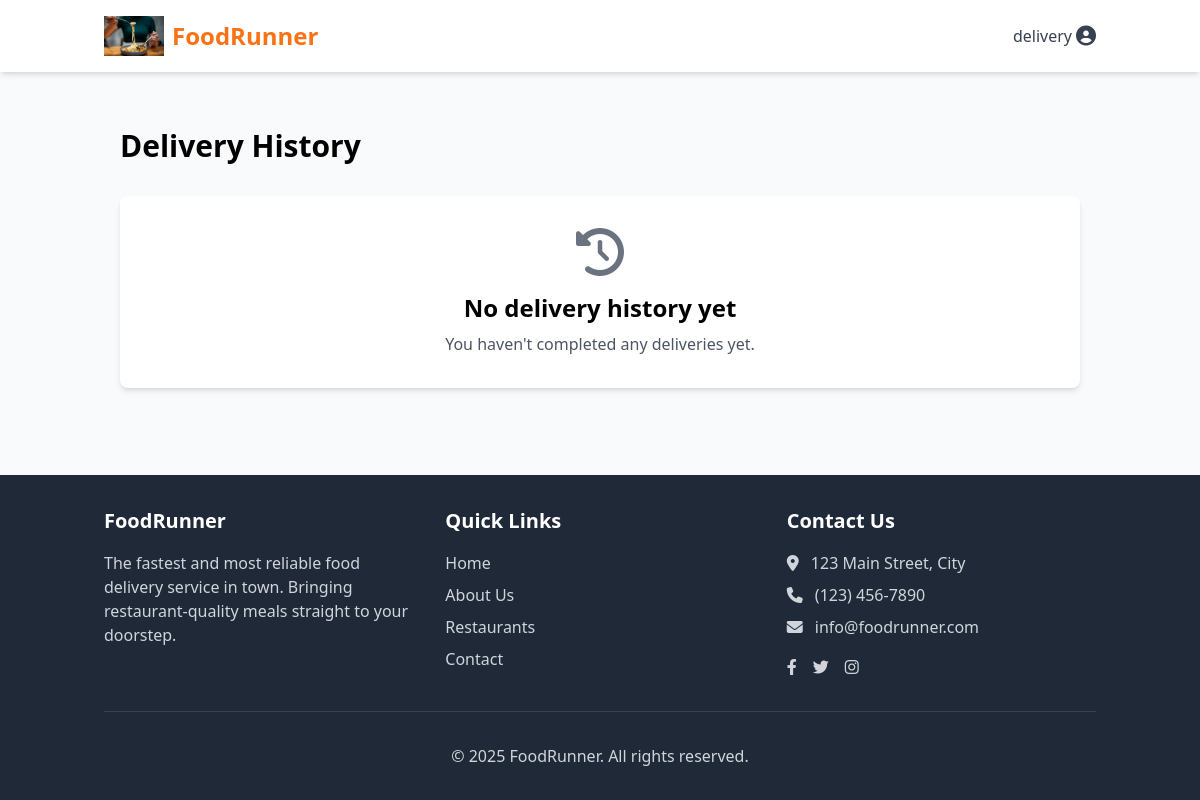
Before: /delivery/history/ (signed in) with the older database file.
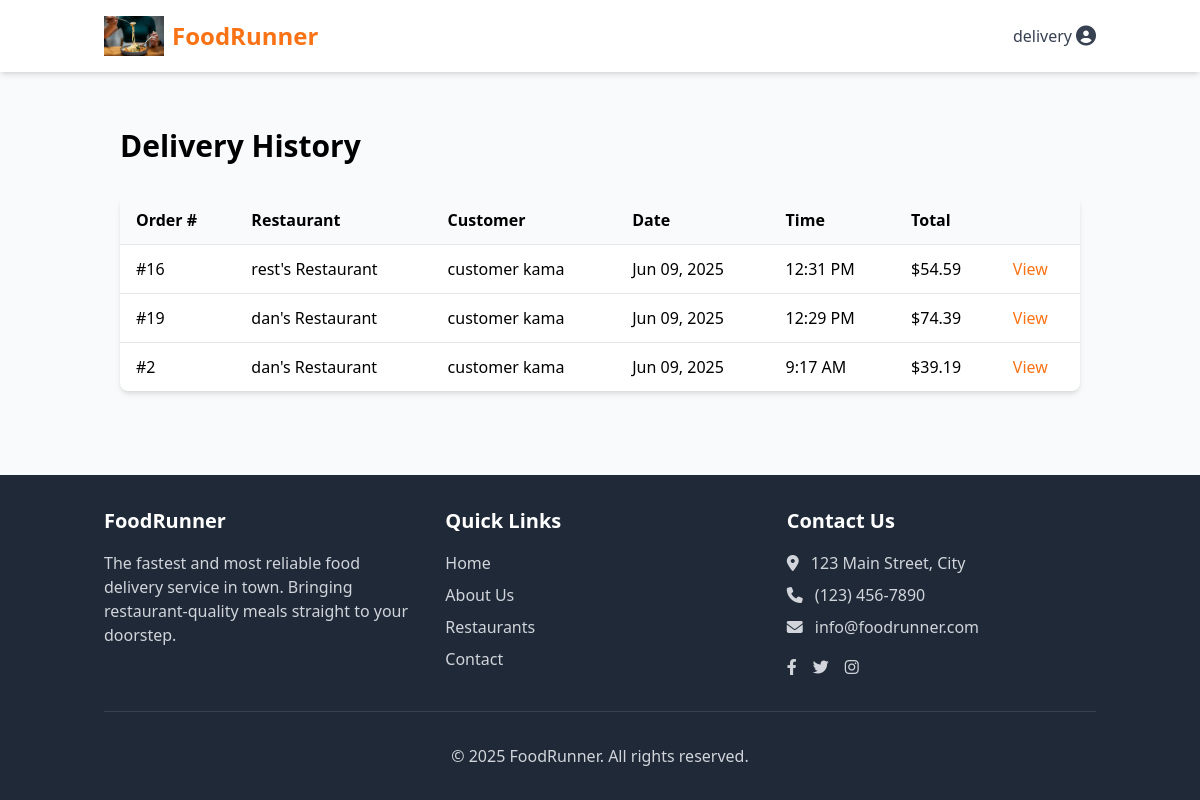
After: the same page with the newer database file.
### customers/models.py (models this page shows, shortened)
class Order(models.Model):
    STATUS_CHOICES = (
        ('pending', 'Pending'),
        ('confirmed', 'Confirmed'),
        ('preparing', 'Preparing'),
        ('ready_for_pickup', 'Ready for Pickup'),
        ('out_for_delivery', 'Out for Delivery'),
        ('delivered', 'Delivered'),
        ('cancelled', 'Cancelled'),
    )
    customer = models.ForeignKey(settings.AUTH_USER_MODEL, on_delete=models.CASCADE, related_name='orders')
    restaurant = models.ForeignKey(Restaurant, on_delete=models.CASCADE, related_name='orders')
    delivery_person = models.ForeignKey(
        settings.AUTH_USER_MODEL,
        on_delete=models.SET_NULL,
        null=True,
        blank=True,
        related_name='deliveries'
    )
    delivery_address = models.ForeignKey('core.Address', on_delete=models.SET_NULL, null=True)
    status = models.CharField(max_length=20, choices=STATUS_CHOICES, default='pending')
    total_amount = models.DecimalField(max_digits=8, decimal_places=2)
    delivery_fee = models.DecimalField(max_digits=5, decimal_places=2)
    tax_amount = models.DecimalField(max_digits=6, decimal_places=2)
    payment_status = models.CharField(max_length=20, default='pending')
    payment_method = models.CharField(max_length=50, default='stripe')
    stripe_payment_intent_id = models.CharField(max_length=255, blank=True, null=True)
    estimated_delivery_time = models.DateTimeField(null=True, blank=True)
    actual_delivery_time = models.DateTimeField(null=True, blank=True)
    special_instructions = models.TextField(blank=True)
    created_at = models.DateTimeField(auto_now_add=True)
    updated_at = models.DateTimeField(auto_now=True)
    @property
    def order_total(self):
        return self.total_amount + self.delivery_fee + self.tax_amount

### restaurants/models.py (models this page shows, shortened)
class Restaurant(models.Model):
    manager = models.OneToOneField(settings.AUTH_USER_MODEL, on_delete=models.CASCADE)
    name = models.CharField(max_length=100)
    description = models.TextField()
    logo = models.ImageField(upload_to='restaurant_logos/')
    banner_image = models.ImageField(upload_to='restaurant_banners/', blank=True, null=True)
    address = models.OneToOneField(Address, on_delete=models.CASCADE)
    cuisine_type = models.CharField(max_length=50)
    phone = models.CharField(max_length=15)
    email = models.EmailField()
    website = models.URLField(blank=True, null=True)
    is_active = models.BooleanField(default=True)
    average_rating = models.DecimalField(max_digits=3, decimal_places=2, default=0.0)
    delivery_fee = models.DecimalField(max_digits=5, decimal_places=2, default=0.0)
    min_order_amount = models.DecimalField(max_digits=6, decimal_places=2, default=0.0)
    preparation_time = models.PositiveIntegerField(default=30, help_text='Average preparation time in minutes')
    opening_time = models.TimeField()
    closing_time = models.TimeField()
    created_at = models.DateTimeField(auto_now_add=True)
    updated_at = models.DateTimeField(auto_now=True)

### core/models.py (models this page shows, shortened)
class User(AbstractUser):
    USER_TYPE_CHOICES = (
        ('customer', 'Customer'),
        ('restaurant', 'Restaurant Manager'),
        ('delivery', 'Delivery Person'),
        ('admin', 'Administrator'),
    )
    user_type = models.CharField(
        max_length=20,
        choices=USER_TYPE_CHOICES,
        default='customer'
    )
    phone_number = models.CharField(max_length=15, blank=True)
    profile_picture = models.ImageField(upload_to='profile_pics/', blank=True, null=True)

### delivery/views.py (the view)
# urls.py: path('history/', views.delivery_history, name='history'),
@login_required
@delivery_required
def delivery_history(request):
    profile = get_object_or_404(DeliveryProfile, user=request.user)
    deliveries = Order.objects.select_related(
        'customer', 'restaurant'
    ).filter(
        delivery_person=request.user,
        status='delivered'
    )
    search_query = request.GET.get('search', '').strip()
    if search_query:
        deliveries = deliveries.filter(
            Q(id__icontains=search_query) |
            Q(customer__email__icontains=search_query) |
            Q(restaurant__name__icontains=search_query)
        )
    date_filter = request.GET.get('date_filter')
    if date_filter == 'today':
        deliveries = deliveries.filter(actual_delivery_time__date=timezone.now().date())
    elif date_filter == 'week':
        week_ago = timezone.now() - timezone.timedelta(days=7)
        deliveries = deliveries.filter(actual_delivery_time__gte=week_ago)
    elif date_filter == 'month':
        month_ago = timezone.now() - timezone.timedelta(days=30)
        deliveries = deliveries.filter(actual_delivery_time__gte=month_ago)
    deliveries = deliveries.order_by('-actual_delivery_time')
    paginator = Paginator(deliveries, ORDERS_PER_PAGE)
    page_number = request.GET.get('page')
    completed_deliveries = paginator.get_page(page_number)
    context = {
        'profile': profile,
        'completed_deliveries': completed_deliveries,
        'search_query': search_query,
        'date_filter': date_filter,
    }
    return render(request, 'delivery/delivery_history.html', context)

### delivery/templates/delivery/delivery_history.html (shortened to what this page needs)
{% extends 'base.html' %}
{% block content %}
<div class="container mx-auto px-4 py-8">
    <h1 class="text-3xl font-bold mb-8">Delivery History</h1>
    <div class="bg-white rounded-lg shadow-md overflow-hidden">
        {% if completed_deliveries %}
            <div class="overflow-x-auto">
                <table class="w-full">
                    <thead class="bg-gray-50">
                        <tr>
                            <th class="text-left py-3 px-4">Order #</th>
                            <th class="text-left py-3 px-4">Restaurant</th>
                            <th class="text-left py-3 px-4">Customer</th>
                            <th class="text-left py-3 px-4">Date</th>
                            <th class="text-left py-3 px-4">Time</th>
                            <th class="text-left py-3 px-4">Total</th>
                            <th class="text-left py-3 px-4"></th>
                        </tr>
                    </thead>
                    <tbody>
                        {% for order in completed_deliveries %}
                            <tr class="border-t hover:bg-gray-50">
                                <td class="py-3 px-4">#{{ order.id }}</td>
                                <td class="py-3 px-4">{{ order.restaurant.name }}</td>
                                <td class="py-3 px-4">{{ order.customer.first_name }} {{ order.customer.last_name }}</td>
                                <td class="py-3 px-4">{{ order.actual_delivery_time|date:"M d, Y" }}</td>
                                <td class="py-3 px-4">{{ order.actual_delivery_time|time:"g:i A" }}</td>
                                <td class="py-3 px-4">${{ order.order_total }}</td>
                                <td class="py-3 px-4">
                                    <a href="{% url 'delivery:order_detail' order.id %}" class="text-orange-500 hover:underline">
                                        View
                                    </a>
                                </td>
                            </tr>
                        {% endfor %}
                    </tbody>
                </table>
            </div>
        {% else %}
            <div class="p-8 text-center">
                <div class="text-gray-500 mb-4">
                    <i class="fas fa-history text-5xl"></i>
                </div>
                <h2 class="text-2xl font-semibold mb-2">No delivery history yet</h2>
                <p class="text-gray-600">You haven't completed any deliveries yet.</p>
            </div>
        {% endif %}
    </div>
</div>
{% endblock %}

Changed rows visible on the page:
added Order: id "16", restaurant.name "rest's Restaurant", customer.first_name "customer", customer.last_name "kama", actual_delivery_time "Jun 09, 2025", actual_delivery_time "12:31 PM", order_total "54.59"
added Order: id "19", restaurant.name "dan's Restaurant", customer.first_name "customer", customer.last_name "kama", actual_delivery_time "Jun 09, 2025", actual_delivery_time "12:29 PM", order_total "74.39"
now on this page (row edited): Order: id "2", restaurant.name "dan's Restaurant", customer.first_name "customer", customer.last_name "kama", actual_delivery_time "Jun 09, 2025", actual_delivery_time "9:17 AM", order_total "39.19"
Other visible differences:
text no longer shown: "No delivery history yet You haven't completed any deliveries yet."
text now shown: "Order # Restaurant Customer Date Time Total"
